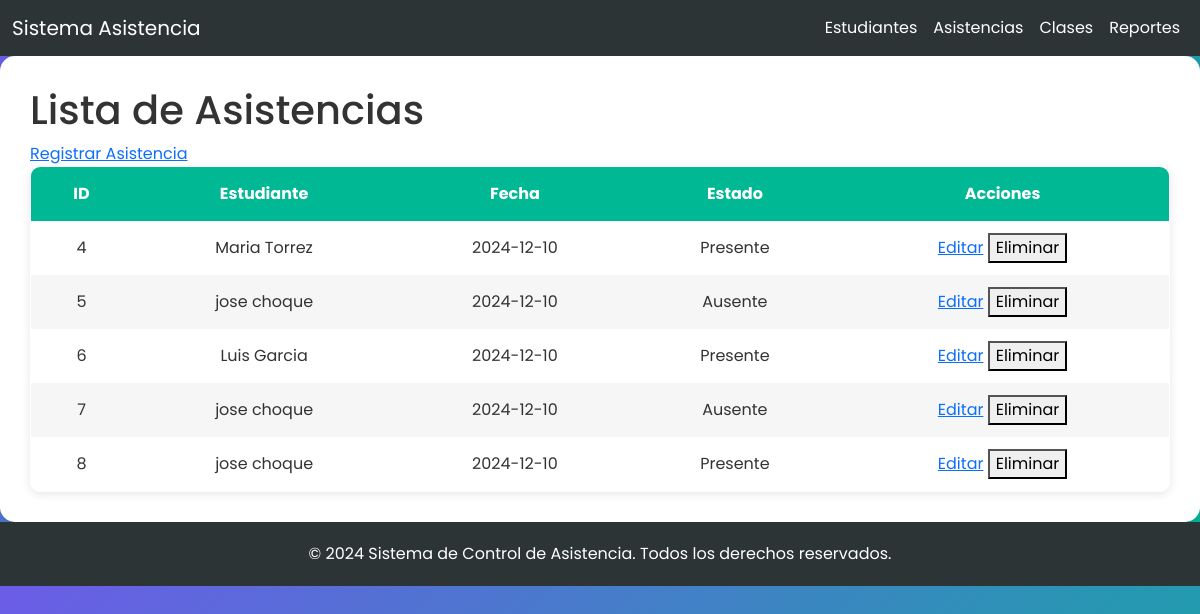
The app's page /asistencias/ with its own data.
### models/asistencia_model.py (models this page shows, shortened)
class Asistencia(db.Model):
    __tablename__ = 'asistencias'
    id = db.Column(db.Integer, primary_key=True)
    estudiante_id = db.Column(db.Integer, db.ForeignKey('estudiantes.id'), nullable=False)
    fecha = db.Column(db.Date, nullable=False)
    estado = db.Column(db.String(20), nullable=False)
    estudiante = db.relationship('Estudiante', backref='asistencias')

### controllers/asistencia_controller.py (the view)
@asistencia_bp.route('/')
def listar_asistencias():
    asistencias = Asistencia.query.all()
    estudiantes = {e.id: f"{e.nombre} {e.apellido}" for e in Estudiante.query.all()}
    return render_template('asistencia/index.html', asistencias=asistencias, estudiantes=estudiantes)

### templates/asistencia/index.html (shortened to what this page needs)
{% extends 'base.html' %}
{% block content %}
    <h1>Lista de Asistencias</h1>
    <a href="{{ url_for('asistencias.nueva_asistencia') }}">Registrar Asistencia</a>
    <table border="1">
        <thead>
            <tr>
                <th>ID</th>
                <th>Estudiante</th>
                <th>Fecha</th>
                <th>Estado</th>
                <th>Acciones</th>
            </tr>
        </thead>
        <tbody>
            {% for asistencia in asistencias %}
            <tr>
                <td>{{ asistencia.id }}</td>
                <td>{{ estudiantes[asistencia.estudiante_id] }}</td>
                <td>{{ asistencia.fecha }}</td>
                <td>{{ asistencia.estado }}</td>
                <td>
                    <a href="{{ url_for('asistencias.editar_asistencia', id=asistencia.id) }}">Editar</a>
                    <form action="{{ url_for('asistencias.eliminar_asistencia', id=asistencia.id) }}" method="POST" style="display:inline;">
                        <button type="submit">Eliminar</button>
                    </form>
                </td>
            </tr>
            {% endfor %}
        </tbody>
    </table>
{% endblock %}

### templates/base.html (shortened to what this page needs)
<!DOCTYPE html>
<html lang="es">
<head>
    <link href="https://cdn.jsdelivr.net/npm/bootstrap@5.3.0/dist/css/bootstrap.min.css" rel="stylesheet">
    <link rel="stylesheet" href="{{ url_for('static', filename='css/estilos.css') }}">
</head>
<body>
    <header>
        <nav class="navbar navbar-expand-lg navbar-dark">
            <div class="container-fluid">
                <a class="navbar-brand" href="{{ url_for('index') }}">Sistema Asistencia</a>
                <div class="collapse navbar-collapse" id="navbarNav">
                    <ul class="navbar-nav ms-auto">
                        <li class="nav-item">
                            <a class="nav-link" href="{{ url_for('estudiantes.listar_estudiantes') }}">Estudiantes</a>
                        </li>
                        <li class="nav-item">
                            <a class="nav-link" href="{{ url_for('asistencias.listar_asistencias') }}">Asistencias</a>
                        </li>
                        <li class="nav-item">
                            <a class="nav-link" href="{{ url_for('clases.listar_clases') }}">Clases</a>
                        </li>
                        <li class="nav-item">
                            <a class="nav-link" href="{{ url_for('reportes.reporte_general') }}">Reportes</a>
                        </li>
                    </ul>
                </div>
            </div>
        </nav>
    </header>
    <main>
        {% block content %}{% endblock %}
    </main>
    <footer>
        <p class="text-center mb-0">&copy; 2024 Sistema de Control de Asistencia. Todos los derechos reservados.</p>
    </footer>
</body>
</html>

### static/css/estilos.css (style rules this page uses)
body { font-family: 'Poppins', sans-serif; background: url('/static/img/asistencia-aulas.png') no-repeat center center fixed; background-size: cover; color: #333; }
main { background-color: rgba(255, 255, 255, 0.8); padding: 40px; border-radius: 20px; box-shadow: 0px 10px 20px rgba(0, 0, 0, 0.1); }
table { width: 100%; border-collapse: collapse; border-radius: 10px; overflow: hidden; }
table th { background-color: #00b894; color: white; padding: 20px; text-align: center; }
table td { padding: 15px; text-align: center; }
table tr:nth-child(even) { background-color: #f6f6f6; }
footer { background-color: #2d3436; color: white; padding: 20px 0; text-align: center; }

### templates/base.html (style rules this page uses)
body { font-family: 'Poppins', sans-serif; background: linear-gradient(135deg, #6c5ce7, #00b894); color: #333; }
.navbar { background-color: #2d3436; }
.navbar-nav .nav-link { color: white; }
footer { background-color: #2d3436; color: white; padding: 20px 0; }
main { background-color: #ffffff; padding: 30px; border-radius: 15px; box-shadow: 0px 4px 15px rgba(0, 0, 0, 0.1); }
table { width: 100%; border-collapse: collapse; box-shadow: 0px 2px 10px rgba(0, 0, 0, 0.1); }
table th { background-color: #00b894; color: white; padding: 15px; text-align: center; }
table td { padding: 12px; text-align: center; }
table tr:nth-child(even) { background-color: #f6f6f6; }

### records on screen
Asistencia: id "4", estudiantes "Maria Torrez", fecha "2024-12-10", estado "Presente"
Asistencia: id "5", estudiantes "jose choque", fecha "2024-12-10", estado "Ausente"
Asistencia: id "6", estudiantes "Luis Garcia", fecha "2024-12-10", estado "Presente"
Asistencia: id "7", estudiantes "jose choque", fecha "2024-12-10", estado "Ausente"
Asistencia: id "8", estudiantes "jose choque", fecha "2024-12-10", estado "Presente"
